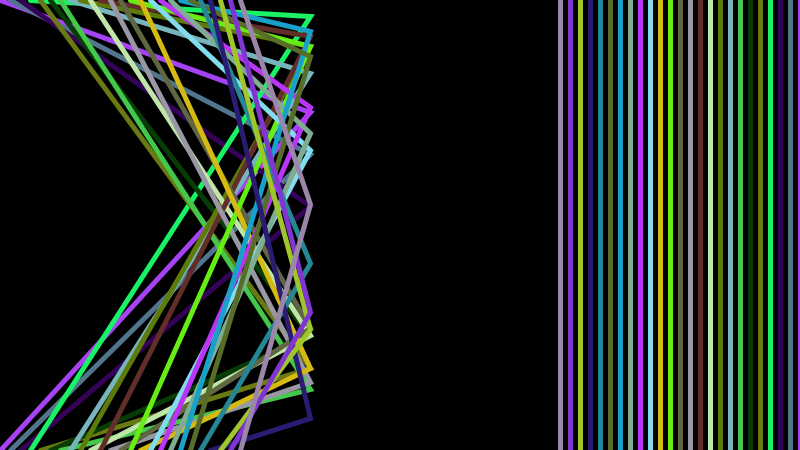
Frame 1 (no input)
Frame 60 (the mouse pressed at the canvas centre just before this capture): identical to frame 1, image omitted
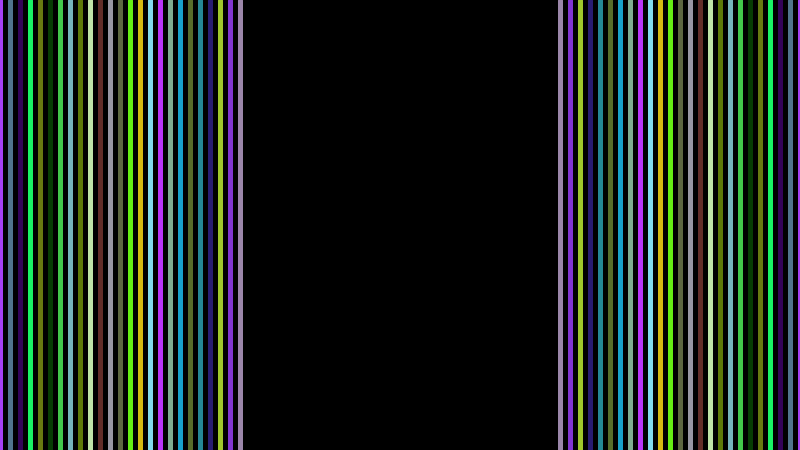
Frame 120 (the mouse held since frame 60 and released just before this capture)

The Processing sketch that drew these frames (run headless with seeded random() and noise(); from frame 60 on, the mouse is pressed at the canvas centre):

// Processing sketch: processing_36809
// ── processing_36809.pde

//create arrays to store values for all the lines
float[] rValues = new float[25];
float[] gValues = new float[25];
float[] bValues = new float[25];
float[] yValues1 = new float[25];
float[] yValues2 = new float[25];

void setup() {
  size(800, 450);
  smooth();

  //create values for all the lines
  for (int i=0; i<25; i++) {
    rValues[i] = random(0, 256);
    gValues[i] = random(0, 256);
    bValues[i] = random(0, 256);
    yValues1[i] = random(10, height-10);
    yValues2[i] = random(10, height-10);
  }
}

void draw() {
  background(0);
  noFill();
  strokeWeight(5);

  float x1;
  float x2;
  float y1;
  float y2;
  float spacing = 10;

  for (int i=0; i<25; i++) {
    //set the stroke color to the color of the ith line
    stroke(rValues[i], gValues[i], bValues[i]);
    //if the mouse is on the left, chaos for the left lines
    if (mouseX < width/2) {
      x1 = map(mouseX, width/2, 0, i*spacing, width/2-90);
      x2 = width-i*10;
      if (yValues1[i] < height/2){
        y1 = yValues1[i] + map(mouseY, 0, height, 0, 200);
      }
      else{
        y1 = yValues1[i] - map(mouseY, 0, height, 0, 200);
      }
      y2 = yValues2[i];
    }
    //if the mouse is on the right, chaos for the right lines
    else {
      x1 = i*10;
      x2 = map(mouseX, width/2, width, width-i*spacing, 
      width/2+90);
      y1 = yValues1[i]; 
       if (yValues2[i] < height/2){
        y2 = yValues2[i] + map(mouseY, 0, height, 0, 200);
      }
      else{
        y2 = yValues2[i] - map(mouseY, 0, height, 0, 200);
      }
    }

    //draw ith left line
    beginShape();
    vertex(i*spacing, 0);
    vertex(x1, y1);
    vertex(i*spacing, height);
    endShape();

    //draw ith right lines
    beginShape();
    vertex(width-i*spacing, 0);
    vertex(x2, y2);
    vertex(width-i*spacing, height);
    endShape();
  }
}
